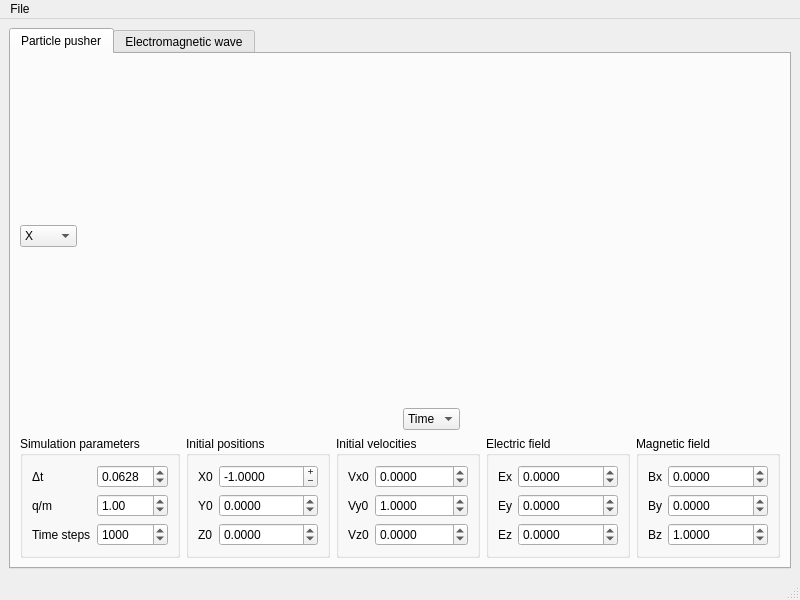
<?xml version="1.0" encoding="UTF-8"?>
<ui version="4.0">
 <class>MainWindow</class>
 <widget class="QMainWindow" name="MainWindow">
  <property name="geometry">
   <rect>
    <x>0</x>
    <y>0</y>
    <width>800</width>
    <height>600</height>
   </rect>
  </property>
  <property name="windowTitle">
   <string>Electromagnetic Integration Basics</string>
  </property>
  <property name="autoFillBackground">
   <bool>false</bool>
  </property>
  <widget class="QWidget" name="centralwidget">
   <layout class="QVBoxLayout" name="verticalLayout">
    <item>
     <widget class="QTabWidget" name="tabWidget">
      <property name="currentIndex">
       <number>0</number>
      </property>
      <widget class="QWidget" name="tab">
       <attribute name="title">
        <string>Particle pusher</string>
       </attribute>
       <layout class="QVBoxLayout" name="verticalLayout_2">
        <item>
         <layout class="QGridLayout" name="gridLayout">
          <item row="1" column="0">
           <widget class="QComboBox" name="comboBoxYAxis">
            <property name="layoutDirection">
             <enum>Qt::LeftToRight</enum>
            </property>
            <property name="editable">
             <bool>false</bool>
            </property>
            <property name="currentText">
             <string>X</string>
            </property>
            <property name="currentIndex">
             <number>0</number>
            </property>
            <item>
             <property name="text">
              <string>X</string>
             </property>
            </item>
            <item>
             <property name="text">
              <string>Y</string>
             </property>
            </item>
            <item>
             <property name="text">
              <string>Z</string>
             </property>
            </item>
            <item>
             <property name="text">
              <string>Vx</string>
             </property>
            </item>
            <item>
             <property name="text">
              <string>Vy</string>
             </property>
            </item>
            <item>
             <property name="text">
              <string>Vz</string>
             </property>
            </item>
            <item>
             <property name="text">
              <string>Time</string>
             </property>
            </item>
           </widget>
          </item>
          <item row="2" column="0">
           <spacer name="verticalSpacer">
            <property name="orientation">
             <enum>Qt::Vertical</enum>
            </property>
            <property name="sizeHint" stdset="0">
             <size>
              <width>20</width>
              <height>40</height>
             </size>
            </property>
           </spacer>
          </item>
          <item row="3" column="3">
           <spacer name="horizontalSpacer_2">
            <property name="orientation">
             <enum>Qt::Horizontal</enum>
            </property>
            <property name="sizeHint" stdset="0">
             <size>
              <width>40</width>
              <height>20</height>
             </size>
            </property>
           </spacer>
          </item>
          <item row="3" column="2">
           <widget class="QComboBox" name="comboBoxXAxis">
            <property name="contextMenuPolicy">
             <enum>Qt::DefaultContextMenu</enum>
            </property>
            <property name="editable">
             <bool>false</bool>
            </property>
            <property name="currentText">
             <string>Time</string>
            </property>
            <property name="currentIndex">
             <number>6</number>
            </property>
            <item>
             <property name="text">
              <string>X</string>
             </property>
            </item>
            <item>
             <property name="text">
              <string>Y</string>
             </property>
            </item>
            <item>
             <property name="text">
              <string>Z</string>
             </property>
            </item>
            <item>
             <property name="text">
              <string>Vx</string>
             </property>
            </item>
            <item>
             <property name="text">
              <string>Vy</string>
             </property>
            </item>
            <item>
             <property name="text">
              <string>Vz</string>
             </property>
            </item>
            <item>
             <property name="text">
              <string>Time</string>
             </property>
            </item>
           </widget>
          </item>
          <item row="3" column="1">
           <spacer name="horizontalSpacer">
            <property name="orientation">
             <enum>Qt::Horizontal</enum>
            </property>
            <property name="sizeHint" stdset="0">
             <size>
              <width>40</width>
              <height>20</height>
             </size>
            </property>
           </spacer>
          </item>
          <item row="0" column="0">
           <spacer name="verticalSpacer_2">
            <property name="orientation">
             <enum>Qt::Vertical</enum>
            </property>
            <property name="sizeHint" stdset="0">
             <size>
              <width>20</width>
              <height>40</height>
             </size>
            </property>
           </spacer>
          </item>
          <item row="0" column="1" rowspan="3" colspan="3">
           <widget class="QCustomPlot" name="particlePlot" native="true">
            <property name="focusPolicy">
             <enum>Qt::NoFocus</enum>
            </property>
           </widget>
          </item>
         </layout>
        </item>
        <item>
         <layout class="QHBoxLayout" name="horizontalLayout">
          <item>
           <widget class="QGroupBox" name="groupBox_2">
            <property name="title">
             <string>Simulation parameters</string>
            </property>
            <layout class="QVBoxLayout" name="verticalLayout_4">
             <item>
              <layout class="QFormLayout" name="formLayout">
               <item row="0" column="0">
                <widget class="QLabel" name="label">
                 <property name="text">
                  <string>Δt</string>
                 </property>
                 <property name="buddy">
                  <cstring>deltaSpinBox</cstring>
                 </property>
                </widget>
               </item>
               <item row="0" column="1">
                <widget class="QDoubleSpinBox" name="deltaSpinBox">
                 <property name="decimals">
                  <number>4</number>
                 </property>
                 <property name="minimum">
                  <double>0.000100000000000</double>
                 </property>
                 <property name="value">
                  <double>0.062800000000000</double>
                 </property>
                </widget>
               </item>
               <item row="1" column="0">
                <widget class="QLabel" name="label_2">
                 <property name="text">
                  <string>q/m</string>
                 </property>
                 <property name="buddy">
                  <cstring>ratioSpinBox</cstring>
                 </property>
                </widget>
               </item>
               <item row="1" column="1">
                <widget class="QDoubleSpinBox" name="ratioSpinBox">
                 <property name="minimum">
                  <double>-99.989999999999995</double>
                 </property>
                 <property name="value">
                  <double>1.000000000000000</double>
                 </property>
                </widget>
               </item>
               <item row="2" column="0">
                <widget class="QLabel" name="label_3">
                 <property name="text">
                  <string>Time steps</string>
                 </property>
                 <property name="buddy">
                  <cstring>timeSpinBox</cstring>
                 </property>
                </widget>
               </item>
               <item row="2" column="1">
                <widget class="QSpinBox" name="timeSpinBox">
                 <property name="minimum">
                  <number>3</number>
                 </property>
                 <property name="maximum">
                  <number>10000</number>
                 </property>
                 <property name="value">
                  <number>1000</number>
                 </property>
                </widget>
               </item>
              </layout>
             </item>
            </layout>
           </widget>
          </item>
          <item>
           <widget class="QGroupBox" name="groupBox_3">
            <property name="title">
             <string>Initial positions</string>
            </property>
            <layout class="QVBoxLayout" name="verticalLayout_5">
             <item>
              <layout class="QFormLayout" name="formLayout_4">
               <item row="0" column="0">
                <widget class="QLabel" name="label_7">
                 <property name="text">
                  <string>X0</string>
                 </property>
                 <property name="buddy">
                  <cstring>xSpinBox</cstring>
                 </property>
                </widget>
               </item>
               <item row="0" column="1">
                <widget class="QDoubleSpinBox" name="xSpinBox">
                 <property name="frame">
                  <bool>true</bool>
                 </property>
                 <property name="readOnly">
                  <bool>false</bool>
                 </property>
                 <property name="buttonSymbols">
                  <enum>QAbstractSpinBox::PlusMinus</enum>
                 </property>
                 <property name="decimals">
                  <number>4</number>
                 </property>
                 <property name="minimum">
                  <double>-100.000000000000000</double>
                 </property>
                 <property name="maximum">
                  <double>100.000000000000000</double>
                 </property>
                 <property name="singleStep">
                  <double>1.000000000000000</double>
                 </property>
                 <property name="value">
                  <double>-1.000000000000000</double>
                 </property>
                </widget>
               </item>
               <item row="1" column="1">
                <widget class="QDoubleSpinBox" name="ySpinBox">
                 <property name="decimals">
                  <number>4</number>
                 </property>
                 <property name="minimum">
                  <double>-100.000000000000000</double>
                 </property>
                 <property name="maximum">
                  <double>100.000000000000000</double>
                 </property>
                </widget>
               </item>
               <item row="2" column="1">
                <widget class="QDoubleSpinBox" name="zSpinBox">
                 <property name="decimals">
                  <number>4</number>
                 </property>
                 <property name="minimum">
                  <double>-100.000000000000000</double>
                 </property>
                 <property name="maximum">
                  <double>100.000000000000000</double>
                 </property>
                </widget>
               </item>
               <item row="2" column="0">
                <widget class="QLabel" name="label_8">
                 <property name="text">
                  <string>Z0</string>
                 </property>
                 <property name="buddy">
                  <cstring>zSpinBox</cstring>
                 </property>
                </widget>
               </item>
               <item row="1" column="0">
                <widget class="QLabel" name="label_9">
                 <property name="text">
                  <string>Y0</string>
                 </property>
                 <property name="buddy">
                  <cstring>ySpinBox</cstring>
                 </property>
                </widget>
               </item>
              </layout>
             </item>
            </layout>
           </widget>
          </item>
          <item>
           <widget class="QGroupBox" name="groupBox_4">
            <property name="title">
             <string>Initial velocities</string>
            </property>
            <layout class="QVBoxLayout" name="verticalLayout_6">
             <item>
              <layout class="QFormLayout" name="formLayout_5">
               <item row="0" column="0">
                <widget class="QLabel" name="label_10">
                 <property name="text">
                  <string>Vx0</string>
                 </property>
                 <property name="buddy">
                  <cstring>vxSpinBox</cstring>
                 </property>
                </widget>
               </item>
               <item row="0" column="1">
                <widget class="QDoubleSpinBox" name="vxSpinBox">
                 <property name="decimals">
                  <number>4</number>
                 </property>
                 <property name="minimum">
                  <double>-100.000000000000000</double>
                 </property>
                 <property name="maximum">
                  <double>100.000000000000000</double>
                 </property>
                </widget>
               </item>
               <item row="1" column="1">
                <widget class="QDoubleSpinBox" name="vySpinBox">
                 <property name="decimals">
                  <number>4</number>
                 </property>
                 <property name="minimum">
                  <double>-100.000000000000000</double>
                 </property>
                 <property name="maximum">
                  <double>100.000000000000000</double>
                 </property>
                 <property name="value">
                  <double>1.000000000000000</double>
                 </property>
                </widget>
               </item>
               <item row="2" column="1">
                <widget class="QDoubleSpinBox" name="vzSpinBox">
                 <property name="decimals">
                  <number>4</number>
                 </property>
                 <property name="minimum">
                  <double>-100.000000000000000</double>
                 </property>
                 <property name="maximum">
                  <double>100.000000000000000</double>
                 </property>
                </widget>
               </item>
               <item row="2" column="0">
                <widget class="QLabel" name="label_11">
                 <property name="text">
                  <string>Vz0</string>
                 </property>
                 <property name="buddy">
                  <cstring>vzSpinBox</cstring>
                 </property>
                </widget>
               </item>
               <item row="1" column="0">
                <widget class="QLabel" name="label_12">
                 <property name="text">
                  <string>Vy0</string>
                 </property>
                 <property name="buddy">
                  <cstring>vySpinBox</cstring>
                 </property>
                </widget>
               </item>
              </layout>
             </item>
            </layout>
           </widget>
          </item>
          <item>
           <widget class="QGroupBox" name="groupBox">
            <property name="title">
             <string>Electric field</string>
            </property>
            <layout class="QVBoxLayout" name="verticalLayout_3">
             <item>
              <layout class="QFormLayout" name="formLayout_6">
               <item row="0" column="0">
                <widget class="QLabel" name="label_13">
                 <property name="text">
                  <string>Ex</string>
                 </property>
                 <property name="buddy">
                  <cstring>exSpinBox</cstring>
                 </property>
                </widget>
               </item>
               <item row="0" column="1">
                <widget class="QDoubleSpinBox" name="exSpinBox">
                 <property name="decimals">
                  <number>4</number>
                 </property>
                 <property name="minimum">
                  <double>-100.000000000000000</double>
                 </property>
                 <property name="maximum">
                  <double>100.000000000000000</double>
                 </property>
                </widget>
               </item>
               <item row="1" column="0">
                <widget class="QLabel" name="label_15">
                 <property name="text">
                  <string>Ey</string>
                 </property>
                 <property name="buddy">
                  <cstring>eySpinBox</cstring>
                 </property>
                </widget>
               </item>
               <item row="1" column="1">
                <widget class="QDoubleSpinBox" name="eySpinBox">
                 <property name="decimals">
                  <number>4</number>
                 </property>
                 <property name="minimum">
                  <double>-100.000000000000000</double>
                 </property>
                 <property name="maximum">
                  <double>100.000000000000000</double>
                 </property>
                </widget>
               </item>
               <item row="2" column="0">
                <widget class="QLabel" name="label_14">
                 <property name="text">
                  <string>Ez</string>
                 </property>
                 <property name="buddy">
                  <cstring>ezSpinBox</cstring>
                 </property>
                </widget>
               </item>
               <item row="2" column="1">
                <widget class="QDoubleSpinBox" name="ezSpinBox">
                 <property name="decimals">
                  <number>4</number>
                 </property>
                 <property name="minimum">
                  <double>-100.000000000000000</double>
                 </property>
                 <property name="maximum">
                  <double>100.000000000000000</double>
                 </property>
                </widget>
               </item>
              </layout>
             </item>
            </layout>
           </widget>
          </item>
          <item>
           <widget class="QGroupBox" name="groupBox_5">
            <property name="title">
             <string>Magnetic field</string>
            </property>
            <layout class="QVBoxLayout" name="verticalLayout_7">
             <item>
              <layout class="QFormLayout" name="formLayout_3">
               <item row="0" column="0">
                <widget class="QLabel" name="label_4">
                 <property name="text">
                  <string>Bx</string>
                 </property>
                 <property name="buddy">
                  <cstring>bxSpinBox</cstring>
                 </property>
                </widget>
               </item>
               <item row="0" column="1">
                <widget class="QDoubleSpinBox" name="bxSpinBox">
                 <property name="decimals">
                  <number>4</number>
                 </property>
                 <property name="minimum">
                  <double>-100.000000000000000</double>
                 </property>
                 <property name="maximum">
                  <double>100.000000000000000</double>
                 </property>
                </widget>
               </item>
               <item row="1" column="1">
                <widget class="QDoubleSpinBox" name="bySpinBox">
                 <property name="decimals">
                  <number>4</number>
                 </property>
                 <property name="minimum">
                  <double>-100.000000000000000</double>
                 </property>
                 <property name="maximum">
                  <double>100.000000000000000</double>
                 </property>
                </widget>
               </item>
               <item row="2" column="1">
                <widget class="QDoubleSpinBox" name="bzSpinBox">
                 <property name="decimals">
                  <number>4</number>
                 </property>
                 <property name="minimum">
                  <double>-100.000000000000000</double>
                 </property>
                 <property name="maximum">
                  <double>100.000000000000000</double>
                 </property>
                 <property name="value">
                  <double>1.000000000000000</double>
                 </property>
                </widget>
               </item>
               <item row="2" column="0">
                <widget class="QLabel" name="label_6">
                 <property name="text">
                  <string>Bz</string>
                 </property>
                 <property name="buddy">
                  <cstring>bzSpinBox</cstring>
                 </property>
                </widget>
               </item>
               <item row="1" column="0">
                <widget class="QLabel" name="label_5">
                 <property name="text">
                  <string>By</string>
                 </property>
                 <property name="buddy">
                  <cstring>bySpinBox</cstring>
                 </property>
                </widget>
               </item>
              </layout>
             </item>
            </layout>
           </widget>
          </item>
         </layout>
        </item>
       </layout>
      </widget>
      <widget class="QWidget" name="tab_2">
       <attribute name="title">
        <string>Electromagnetic wave</string>
       </attribute>
       <layout class="QVBoxLayout" name="verticalLayout_8">
        <item>
         <layout class="QHBoxLayout" name="horizontalLayout_4">
          <item>
           <spacer name="verticalSpacer_3">
            <property name="orientation">
             <enum>Qt::Vertical</enum>
            </property>
            <property name="sizeHint" stdset="0">
             <size>
              <width>20</width>
              <height>40</height>
             </size>
            </property>
           </spacer>
          </item>
          <item>
           <widget class="QCustomPlot" name="fieldPlot" native="true"/>
          </item>
         </layout>
        </item>
        <item>
         <layout class="QHBoxLayout" name="horizontalLayout_3">
          <item>
           <spacer name="horizontalSpacer_3">
            <property name="orientation">
             <enum>Qt::Horizontal</enum>
            </property>
            <property name="sizeHint" stdset="0">
             <size>
              <width>40</width>
              <height>20</height>
             </size>
            </property>
           </spacer>
          </item>
          <item>
           <widget class="QLabel" name="label_22">
            <property name="text">
             <string>Position</string>
            </property>
           </widget>
          </item>
          <item>
           <spacer name="horizontalSpacer_5">
            <property name="orientation">
             <enum>Qt::Horizontal</enum>
            </property>
            <property name="sizeHint" stdset="0">
             <size>
              <width>40</width>
              <height>20</height>
             </size>
            </property>
           </spacer>
          </item>
          <item>
           <widget class="QLabel" name="label_18">
            <property name="text">
             <string>Time slice</string>
            </property>
            <property name="buddy">
             <cstring>sliceSlider</cstring>
            </property>
           </widget>
          </item>
          <item>
           <widget class="QSlider" name="sliceSlider">
            <property name="maximum">
             <number>100</number>
            </property>
            <property name="orientation">
             <enum>Qt::Horizontal</enum>
            </property>
           </widget>
          </item>
          <item>
           <spacer name="horizontalSpacer_4">
            <property name="orientation">
             <enum>Qt::Horizontal</enum>
            </property>
            <property name="sizeHint" stdset="0">
             <size>
              <width>40</width>
              <height>20</height>
             </size>
            </property>
           </spacer>
          </item>
         </layout>
        </item>
        <item>
         <layout class="QHBoxLayout" name="horizontalLayout_2">
          <item>
           <layout class="QFormLayout" name="formLayout_2">
            <item row="0" column="0">
             <widget class="QLabel" name="label_16">
              <property name="text">
               <string>dt</string>
              </property>
              <property name="buddy">
               <cstring>timeSpinBox_2</cstring>
              </property>
             </widget>
            </item>
            <item row="0" column="1">
             <widget class="QDoubleSpinBox" name="timeSpinBox_2">
              <property name="decimals">
               <number>4</number>
              </property>
              <property name="minimum">
               <double>0.000100000000000</double>
              </property>
              <property name="maximum">
               <double>100.000000000000000</double>
              </property>
              <property name="value">
               <double>0.010000000000000</double>
              </property>
             </widget>
            </item>
            <item row="1" column="0">
             <widget class="QLabel" name="label_17">
              <property name="text">
               <string># time step</string>
              </property>
              <property name="buddy">
               <cstring>timeNSpinBox</cstring>
              </property>
             </widget>
            </item>
            <item row="1" column="1">
             <widget class="QSpinBox" name="timeNSpinBox">
              <property name="minimum">
               <number>10</number>
              </property>
              <property name="maximum">
               <number>10000</number>
              </property>
              <property name="value">
               <number>1000</number>
              </property>
             </widget>
            </item>
            <item row="2" column="0">
             <widget class="QLabel" name="label_19">
              <property name="text">
               <string>dz</string>
              </property>
              <property name="buddy">
               <cstring>lengthSpinBox</cstring>
              </property>
             </widget>
            </item>
            <item row="3" column="0">
             <widget class="QLabel" name="label_20">
              <property name="text">
               <string># position steps</string>
              </property>
              <property name="buddy">
               <cstring>lengthKSpinBox</cstring>
              </property>
             </widget>
            </item>
            <item row="3" column="1">
             <widget class="QSpinBox" name="lengthKSpinBox">
              <property name="minimum">
               <number>10</number>
              </property>
              <property name="maximum">
               <number>10000</number>
              </property>
              <property name="value">
               <number>100</number>
              </property>
             </widget>
            </item>
            <item row="4" column="0">
             <widget class="QLabel" name="label_21">
              <property name="text">
               <string>Standing wave index</string>
              </property>
             </widget>
            </item>
            <item row="2" column="1">
             <widget class="QDoubleSpinBox" name="lengthSpinBox">
              <property name="decimals">
               <number>4</number>
              </property>
              <property name="minimum">
               <double>0.000100000000000</double>
              </property>
              <property name="maximum">
               <double>100.000000000000000</double>
              </property>
              <property name="value">
               <double>0.010000000000000</double>
              </property>
             </widget>
            </item>
            <item row="4" column="1">
             <widget class="QSpinBox" name="wavenumberSpinBox">
              <property name="minimum">
               <number>1</number>
              </property>
              <property name="maximum">
               <number>1000</number>
              </property>
             </widget>
            </item>
           </layout>
          </item>
         </layout>
        </item>
       </layout>
      </widget>
     </widget>
    </item>
   </layout>
  </widget>
  <widget class="QMenuBar" name="menubar">
   <property name="geometry">
    <rect>
     <x>0</x>
     <y>0</y>
     <width>800</width>
     <height>26</height>
    </rect>
   </property>
   <widget class="QMenu" name="menuFile">
    <property name="title">
     <string>File</string>
    </property>
    <addaction name="actionRecompute"/>
    <addaction name="actionSave"/>
    <addaction name="actionClose"/>
   </widget>
   <addaction name="menuFile"/>
  </widget>
  <widget class="QStatusBar" name="statusbar"/>
  <action name="actionSave">
   <property name="text">
    <string>Save</string>
   </property>
   <property name="shortcut">
    <string>Ctrl+S</string>
   </property>
  </action>
  <action name="actionClose">
   <property name="text">
    <string>Close</string>
   </property>
   <property name="shortcut">
    <string>Ctrl+Q</string>
   </property>
  </action>
  <action name="actionRecompute">
   <property name="text">
    <string>Recompute</string>
   </property>
   <property name="shortcut">
    <string>Ctrl+R</string>
   </property>
  </action>
 </widget>
 <customwidgets>
  <customwidget>
   <class>QCustomPlot</class>
   <extends>QWidget</extends>
   <header>QCustomPlot/qcustomplot.h</header>
   <container>1</container>
  </customwidget>
 </customwidgets>
 <tabstops>
  <tabstop>tabWidget</tabstop>
  <tabstop>comboBoxYAxis</tabstop>
  <tabstop>comboBoxXAxis</tabstop>
  <tabstop>deltaSpinBox</tabstop>
  <tabstop>ratioSpinBox</tabstop>
  <tabstop>timeSpinBox</tabstop>
  <tabstop>xSpinBox</tabstop>
  <tabstop>ySpinBox</tabstop>
  <tabstop>zSpinBox</tabstop>
  <tabstop>bxSpinBox</tabstop>
  <tabstop>bySpinBox</tabstop>
  <tabstop>bzSpinBox</tabstop>
  <tabstop>vxSpinBox</tabstop>
  <tabstop>vySpinBox</tabstop>
  <tabstop>vzSpinBox</tabstop>
 </tabstops>
 <resources/>
 <connections>
  <connection>
   <sender>actionClose</sender>
   <signal>triggered()</signal>
   <receiver>MainWindow</receiver>
   <slot>close()</slot>
   <hints>
    <hint type="sourcelabel">
     <x>-1</x>
     <y>-1</y>
    </hint>
    <hint type="destinationlabel">
     <x>399</x>
     <y>299</y>
    </hint>
   </hints>
  </connection>
 </connections>
</ui>
